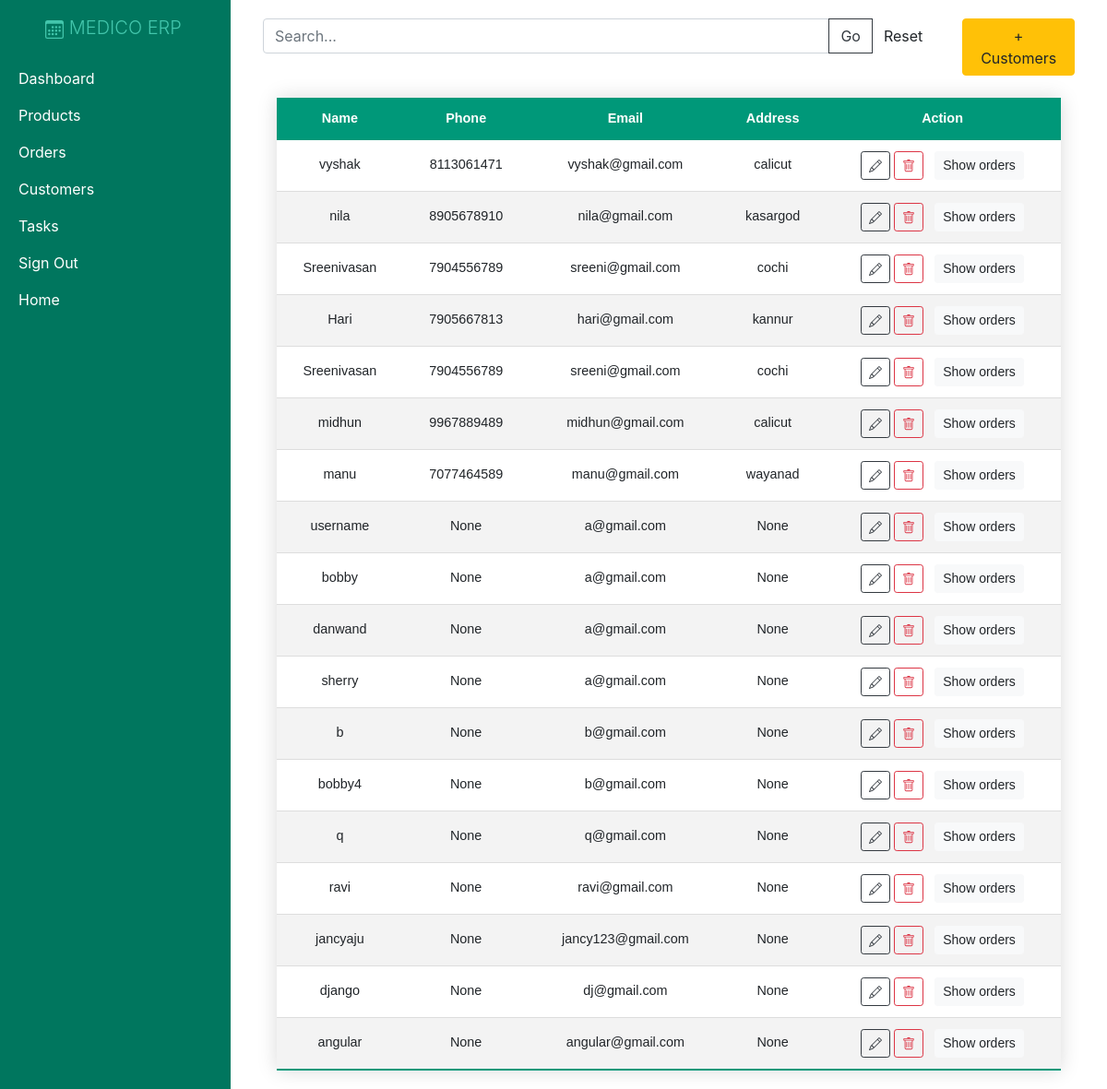
/contacts/, run on the app's committed database.
### crm/models.py (models this page shows, shortened)
class Customer(models.Model):
    name = models.CharField(max_length=200, null=True)
    phone = models.CharField(max_length=200, null=True)
    email = models.EmailField(max_length=200, null=True)
    date_created = models.DateTimeField(auto_now_add=True, null=True)
    address = models.CharField(max_length=200, null=True)
    password = models.CharField(max_length=200, null=True)

### crm/views.py (the view)
# urls.py: path('contacts/', views.contacts, name="contacts"),
def contacts(request):
    req = request.GET.get('search',None)
    if req is not None:
        query = request.GET.get('search')
        customers = Customer.objects.filter(Q(name__icontains=query) | Q(email__icontains=query)
        | Q(phone__icontains=query)
        | Q(address__icontains=query))
    else:
        customers = Customer.objects.all()
    return render(request,'crm/contacts.html',{'customers':customers})

### customers/context_processors.py (called while the page is built)
def cart_count(request):
    if request.user.is_authenticated:
        cnt=Cart.objects.filter(user=request.user).count()
        return {"cnt":cnt}
    else:
        return {"cnt":0}

### crm/templates/crm/contacts.html (shortened to what this page needs)
{% extends 'crm/main.html' %}
{% block content %}
<div class="row">
  <div class="col-10">
    <form action="{% url 'contacts' %}" method="GET">
      <div class="input-group">
        <input type="text" class="form-control" name="search" id="id_search" placeholder="Search...">
        <div class="input-group-append">
          <input class="btn btn-outline-dark" type="submit" value="Go" />
          <a class="btn" href="{% url 'contacts' %}" type="button">Reset</a>
        </div>
      </div>
    </form>
  </div>
  <div class="col  d-flex justify-content-end">
    <a class="btn btn-warning" href="{% url 'add_contact' %}">+ Customers</a>
  </div>
</div>
<div class="container w-100 d-flex justify-content-center mt-4">
  <table class="my-table w-100 text-center">
    <thead>
      <tr class="text-center">
        <th scope="col">Name</th>
        <th scope="col">Phone</th>
        <th scope="col">Email</th>
        <th scope="col">Address</th>
        <th scope="col">Action</th>
      </tr>
    </thead>
    <tbody>
      {% for c in customers %}
      <tr>
        <td>{{ c.name }}</td>
        <td>{{ c.phone }}</td>
        <td>{{ c.email }}</td>
        <td class="text-break">{{ c.address }}</td>
        <td>
          <a class="btn btn-sm btn-outline-dark" href="{% url 'update_contact' c.id %}"></a>
          <a class="btn btn-sm btn-outline-danger" href="{% url 'delete_contact' c.id %}"></a>
          <a type="button" class="btn btn-sm btn-light ml-2" href="{% url 'customer_orders' c.id %}">Show orders</a>
        </td>
      </tr>
      {% endfor %}
    </tbody>
  </table>
</div>
{% endblock content %}

### static/css/main.css (style rules this page uses)
.my-table { border-collapse: collapse; font-size: 0.9em; font-family: sans-serif; min-width: 400px; box-shadow: 0 0 20px rgba(0, 0, 0, 0.15); }
.my-table thead tr { background-color: #009879; color: #ffffff; text-align: left; }
.my-table th, .my-table td { padding: 12px 15px; }
.my-table tbody tr { border-bottom: 1px solid #dddddd; }
.my-table tbody tr:nth-of-type(even) { background-color: #f3f3f3; }
.my-table tbody tr:last-of-type { border-bottom: 2px solid #009879; }

### data on the page
Customer: name "vyshak", phone "8113061471", email "vyshak@gmail.com", address "calicut"
Customer: name "nila", phone "8905678910", email "nila@gmail.com", address "kasargod"
Customer: name "Sreenivasan", phone "7904556789", email "sreeni@gmail.com", address "cochi"
Customer: name "Hari", phone "7905667813", email "hari@gmail.com", address "kannur"
Customer: name "Sreenivasan", phone "7904556789", email "sreeni@gmail.com", address "cochi"
Customer: name "midhun", phone "9967889489", email "midhun@gmail.com", address "calicut"
Customer: name "manu", phone "7077464589", email "manu@gmail.com", address "wayanad"
Customer: name "username", phone "None", email "a@gmail.com", address "None"
Customer: name "bobby", phone "None", email "a@gmail.com", address "None"
Customer: name "danwand", phone "None", email "a@gmail.com", address "None"
Customer: name "sherry", phone "None", email "a@gmail.com", address "None"
Customer: name "b", phone "None", email "b@gmail.com", address "None"
Customer: name "bobby4", phone "None", email "b@gmail.com", address "None"
Customer: name "q", phone "None", email "q@gmail.com", address "None"
Customer: name "ravi", phone "None", email "ravi@gmail.com", address "None"
Customer: name "jancyaju", phone "None", email "jancy123@gmail.com", address "None"
Customer: name "django", phone "None", email "dj@gmail.com", address "None"
Customer: name "angular", phone "None", email "angular@gmail.com", address "None"
